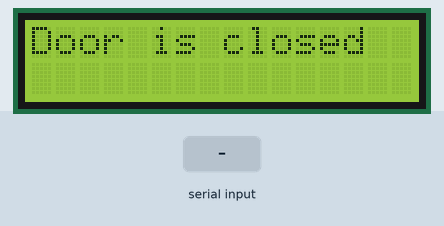
Bench run of a sketch on a simulated Arduino Uno, built with avr-gcc and run on an emulated ATmega328P. On the bench: 16×2 character LCD. The inputs (shaded band) are chosen by the test bench. Random numbers use the default seed unless the sketch sets one; what the sketch prints to the serial monitor is not drawn.

Above: at 1.2 s.
1.3 s: "1\n" received over Serial
At 2.8 s:
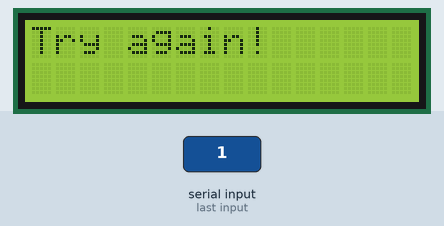
4.3 s: "0\n" received over Serial
7.3 s: "2\n" received over Serial
Timing chart, 0 to 10.3 s (numbered marks = the images above; inputs shaded):
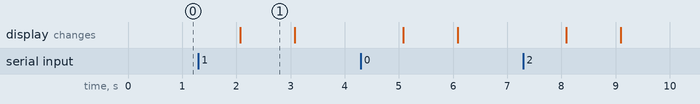

The sketch:

sketch_arduino.ino
```cpp
#include <LiquidCrystal.h>

long key = 1234;
long challenge;

const int rs = 12, en = 11, d4 = 5, d5 = 4, d6 = 3, d7 = 2;
LiquidCrystal lcd(10, 11, 12, 13, 14, 15, 16);

void setup() {
  // set up the LCD's number of columns and rows:
  lcd.begin(16, 2);
  lcd.print("Door is closed");
  // Print a message to the LCD.

  Serial.begin(9600);
  randomSeed(analogRead(4));
  challenge = 0;
}


void loop() {
  lcd.display();
  if (challenge == 0)
    challenge = random(100000);
  Serial.println(challenge);

  if (Serial.available() > 0) {
    String data = Serial.readStringUntil('\n');
    long receivedHash = strtoul(data.c_str(), 0, 10);


    long secret = ((challenge + key) * 15744) % 999;
    if (secret == receivedHash){
      Serial.println("opened");
      lcd.clear();
      lcd.print("Door is open");
      challenge = random(100000);
      delay(5000);
      lcd.clear();
      lcd.print("Door is closed");
      Serial.println("closed");
    }
    else{
      lcd.clear();
      lcd.print("Try again!");
      delay(1000);
      Serial.println("error");
    }
  }
  lcd.clear();
  lcd.print("Door is closed");
  delay(2000);
}
```

Measured:
- after the input at 1.3 s, the display: changes after 0.77 s (image 1)
- what the display in image 1 shows lasts 1.0 s, from 2.1 s to 3.1 s
